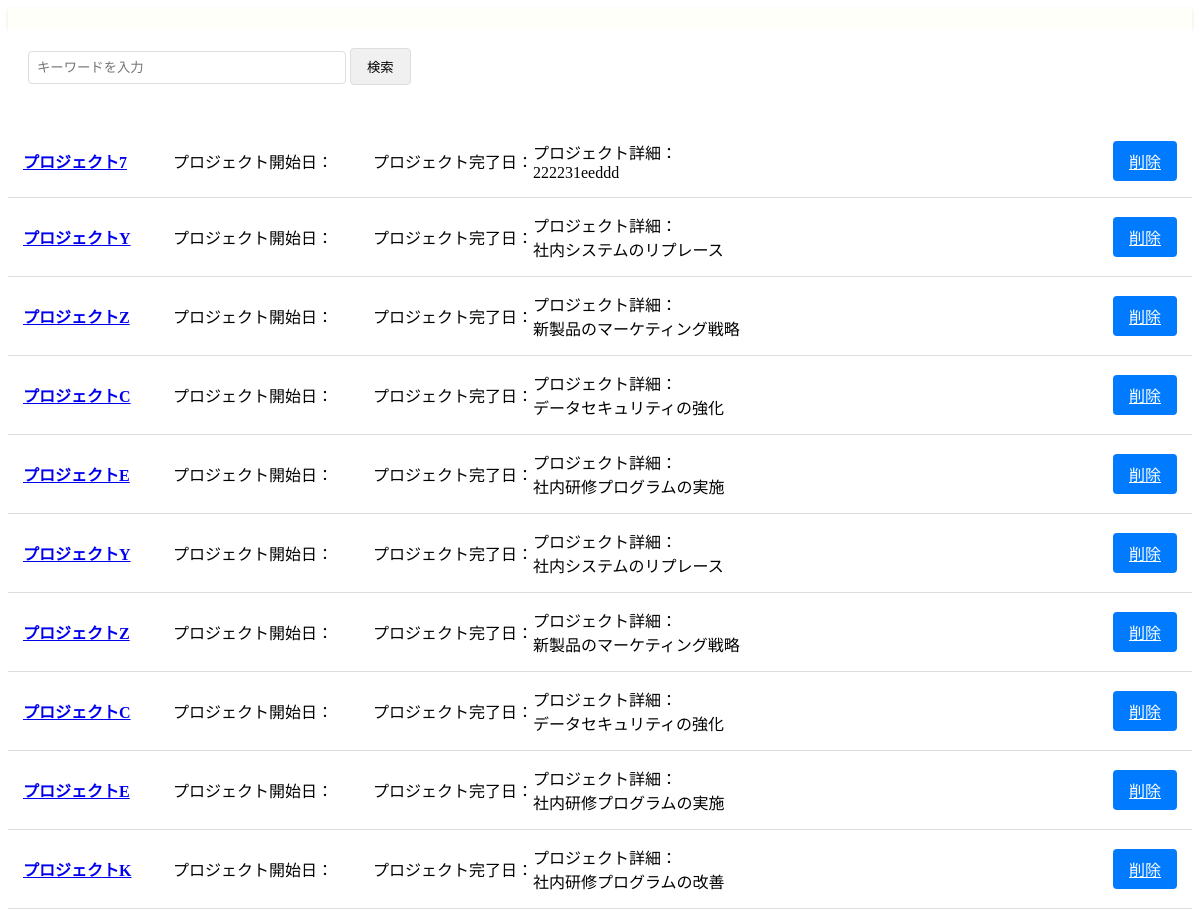
The page /past_project/ on the database as committed earlier.
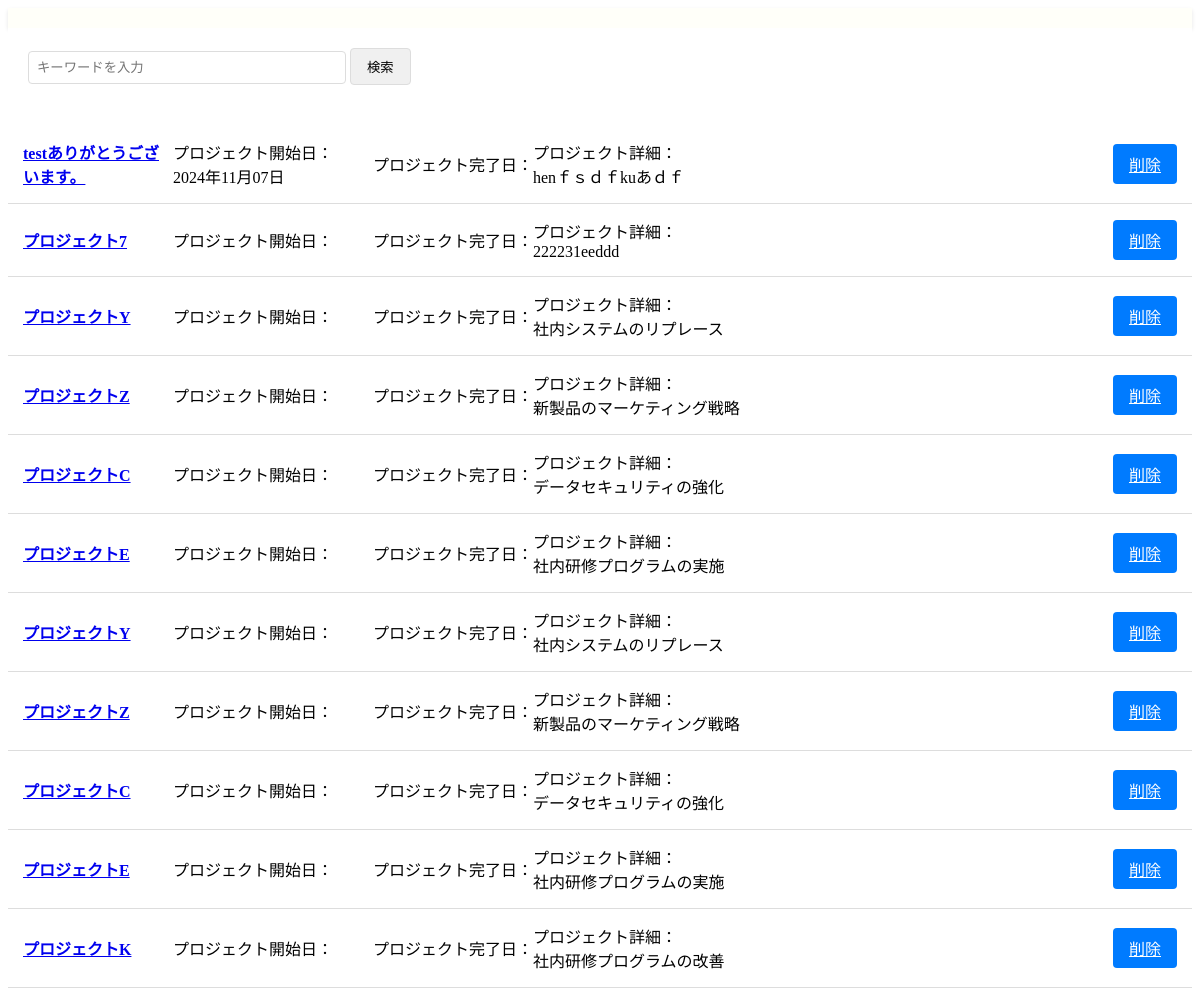
The same page on the database as committed later.
### canri_app/models.py (models this page shows)
class Project(models.Model):
    project_id = models.AutoField(primary_key=True)
    project_name = models.CharField(max_length=255)
    project_detail = models.TextField(null=True, blank=True)
    project_start_date = models.DateField()
    project_end_date = models.DateField()
    creation_date = models.DateTimeField()
    update_date = models.DateTimeField(null=True, blank=True)
    complete_date = models.DateField(null=True, blank=True)
    deletion_date = models.DateTimeField(null=True, blank=True)
    post_evaluation_memo = models.TextField(null=True, blank=True)
    deletion_flag = models.BooleanField(default=False)
    complete_flag = models.BooleanField(default=False)
    class Meta:
        db_table = 'Project'

### canri_app/views.py (the view)
# urls.py: path('past_project/', Post_projectListView, name='past_project'),
def Post_projectListView(request):
    template_name = "past_project_list.html"
    ctx = {}
    query = request.GET.get('p')
    qs = Project.objects.all()
    qs=qs.filter(complete_flag=1,deletion_flag=0)
    if query:
        qs = qs.filter(project_name__icontains=query)  # プロジェ���ト名でフィルタリング
    ctx["project_list"] = qs
    return render(request, template_name, ctx)

### canri_app/templates/past_project_list.html
{% extends 'base.html' %}
{% load static %}
{% block head %}
<link rel="stylesheet" href="{% static 'css/past_project_list.css' %}">
{% endblock %}
{% block content %}
<div class="search-container">
    <form method="GET" action="{% url 'canri_app:post_projectlist' %}">
        <input type="text" name="p" class="search-input" placeholder="キーワードを入力" value="{{ request.GET.q }}" required>
        <button type="submit" class="search-button">検索</button>
    </form>
</div>
<div class="project-table">
    {% for project in project_list %}
    <div class="project-row">
        <div class="project-name"><a href="{% url 'canri_app:past_project_view' project.project_id %}">{{ project.project_name }}</a></div>
        <div class="project-period">プロジェクト開始日：<br>{{ project.project_start_date|date:"Y年m月d日" }}</div>
        <div class="project-complete">プロジェクト完了日：<br>{{ project.project_complete_date|date:"Y年m月d日" }}</div>
        <div class="project-details">プロジェクト詳細：<br>{{ project.project_detail }}</div>
        <a href="{% url 'canri_app:past_project_deleting_confirmation' %}" class="action-button">削除</a>
    </div>
    {% empty %}
    <div class="project-row">
        <div class="project-details">完了済みのプロジェクトが存在しません</div>
    </div>
    {% endfor %}
</div>
{% endblock %}

Rows that differ between the two databases and show on the page:
now on this page (row edited): Project: project_name "testありがとうございます。", project_start_date "2024年11月07日", project_detail "henｆｓｄｆkuあｄｆ"
